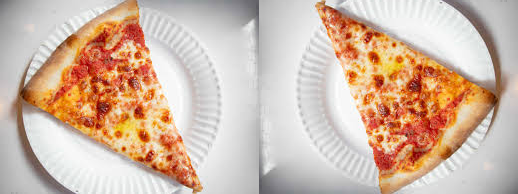
#> input picture M3GP-image-Manip-lvagtben/Horizontal Concatenation.png, 518 x 194 px
$ python render.py 'Horizontal Concatenation.png' 'Horizontal Concatenation.png'
#> lines starting #> are read from the running program, lines starting #| are printed output that depends on the picture

import cv2
import sys
import copy
# Kaleidoscope requires numpy. Uncomment this line and install it if you need to.
import numpy as np

# Store command line arguments in variables
# TODO: change the next line to store the filename
filename = sys.argv[1]
manip = sys.argv[2]

# Open the image file
img = cv2.imread(filename)
#> img is the input picture: shape (194, 518, 3); mean B, G, R 166.6, 184.6, 209.6
# Get the dimensions (in pixels) of the image
dimensions = img.shape
#> dimensions = (194, 518, 3)
# Copy the original image into an image for manipulation
img_manip = cv2.resize(img, (dimensions[1], dimensions[0]))
# TODO: Store white in a list, where each of the three parts is on a scale of [0, 255]
white = [255, 255, 255]
def manipulate ( manip ):
#> called with manip = 'Horizontal Concatenation.png'
    for x in range(dimensions[0]):
        for y in range(dimensions[1]):
            if manip == 'flip':
                img_manip[x, y] = img[dimensions[0]-1-x, y]
            elif manip == 'mirror':
                # TODO: mirror the image and store in img_manip[x, y]
                img_manip[x, y] = img[x, dimensions[1]-1-y]
            elif manip == 'invert':
                # TODO: invert the image and store in img_manip[x, y]
                # Hint: img[x, y] returns the color of the pixel at that coordinate.
                # You can invert by subtracting that color from white.
                img_manip[x, y] = white - img[x, y]
            elif manip == 'flip and mirror':
                img_manip[x, y] = img[dimensions[0]-1-x, dimensions[1]-1-y]


manipulate(manip)

# Displays the original image in the top left corner of the screen.
image = 'Original image'
cv2.namedWindow(image)
cv2.moveWindow(image, 0, 0)
cv2.imshow(image, img)
# TODO: Display the manipulated image alongside the original image.
manipulated_image = "Manipulated image"
cv2.namedWindow(manipulated_image)
cv2.moveWindow(manipulated_image, dimensions[1], 0)
cv2.imshow(manipulated_image, img_manip)


# TODO: Create a kaleidoscope image, display it, and save it to a file.
manipulate('flip')
#> call 2 of manipulate, with manip = 'flip'
#> after the loop in manipulate (call 2), `for x in range(dimensions[0]):`:
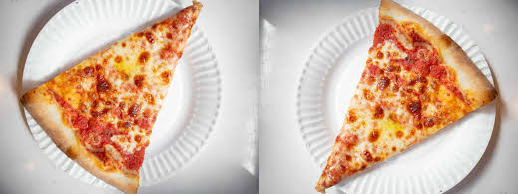
#> img_manip: shape (194, 518, 3); mean B, G, R 166.6, 184.6, 209.6
flipped_img = copy.deepcopy(img_manip)
manipulate('mirror')
kaleidoscope_top = np.concatenate((img, img_manip), axis=1)
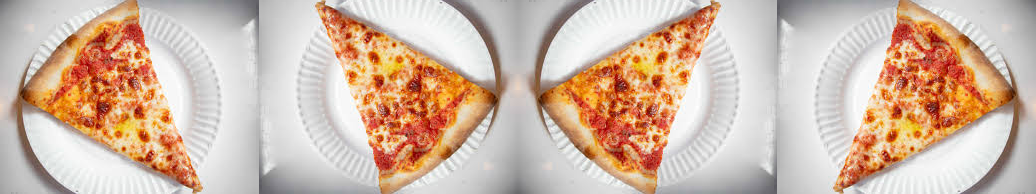
#> kaleidoscope_top: shape (194, 1036, 3); mean B, G, R 166.6, 184.6, 209.6
manipulate('flip and mirror')
kaleidoscope_bot = np.concatenate((flipped_img, img_manip), axis=1)
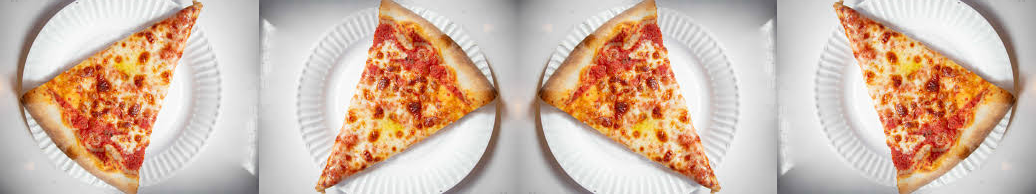
#> kaleidoscope_bot: shape (194, 1036, 3); mean B, G, R 166.6, 184.6, 209.6
kaleidoscope = np.concatenate((kaleidoscope_top, kaleidoscope_bot), axis=0)
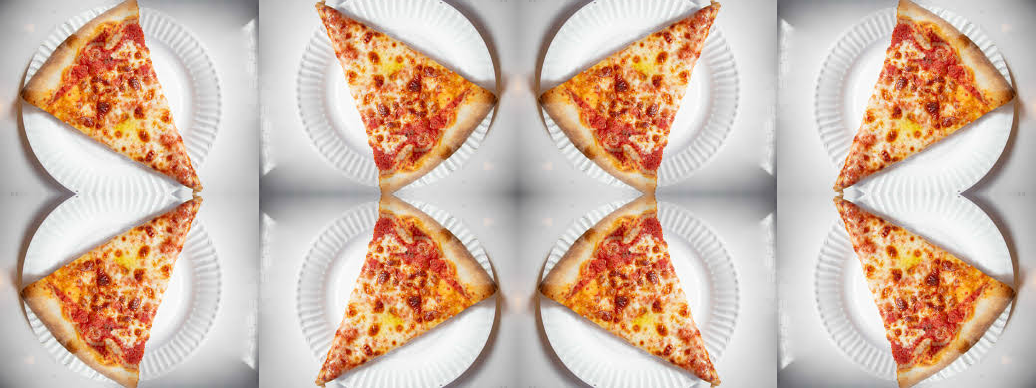
#> kaleidoscope: shape (388, 1036, 3); mean B, G, R 166.6, 184.6, 209.6
cv2.imshow('kaleidoscope', kaleidoscope)
cv2.imwrite('kaleidoscope.png', kaleidoscope)


# This line puts two images side-by-side in one window.
horizontal_concat = np.concatenate((img, img_manip), axis=1)
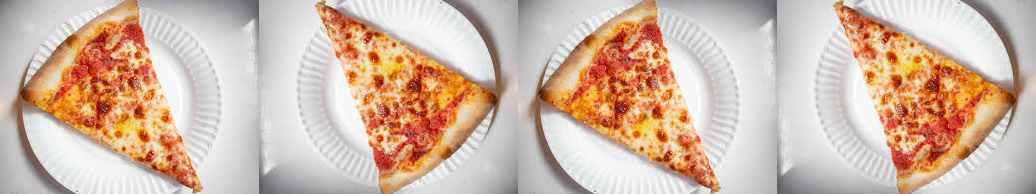
#> horizontal_concat: shape (194, 1036, 3); mean B, G, R 166.6, 184.6, 209.6
# TODO: Save the image using the imwrite method from cv2
cv2.imwrite('Horizontal Concatenation.png', horizontal_concat)
# TODO: Show the image
cv2.imshow('Horizontal Concatenation!', horizontal_concat)


# Infinite loop to keep the windows open until the escape key is pressed.
while True:
    k = cv2.waitKey(1)
#> (key Esc is pressed here)
    if k == 27:
        cv2.destroyAllWindows()
        exit()
#> (the program exits here)

$ run again, with M3GP-image-Manip-lvagtben/autumn.jpg saved as M3GP-image-Manip-lvagtben/Horizontal Concatenation.png
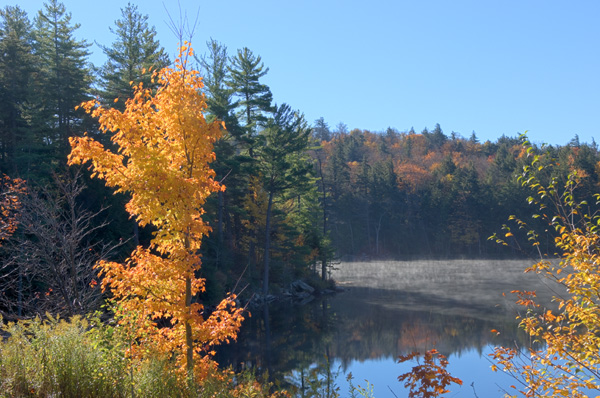
#> input picture M3GP-image-Manip-lvagtben/autumn.jpg, 600 x 398 px
#> img is the input picture: shape (398, 600, 3); mean B, G, R 122.3, 117.7, 107.4
#> after the loop in manipulate (call 4), `for x in range(dimensions[0]):`:
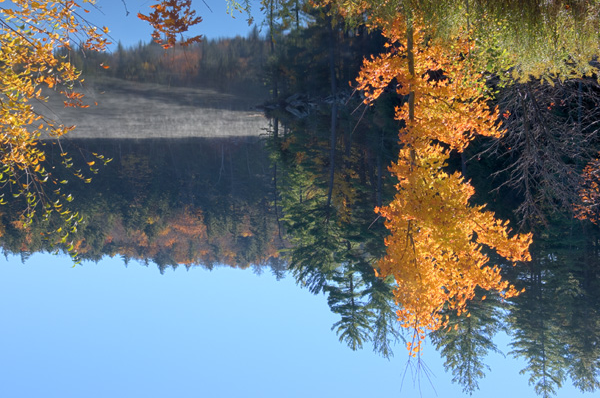
#> img_manip: shape (398, 600, 3); mean B, G, R 122.3, 117.7, 107.4
#> `horizontal_concat = np.concatenate((img, img_manip), axis=1)`:
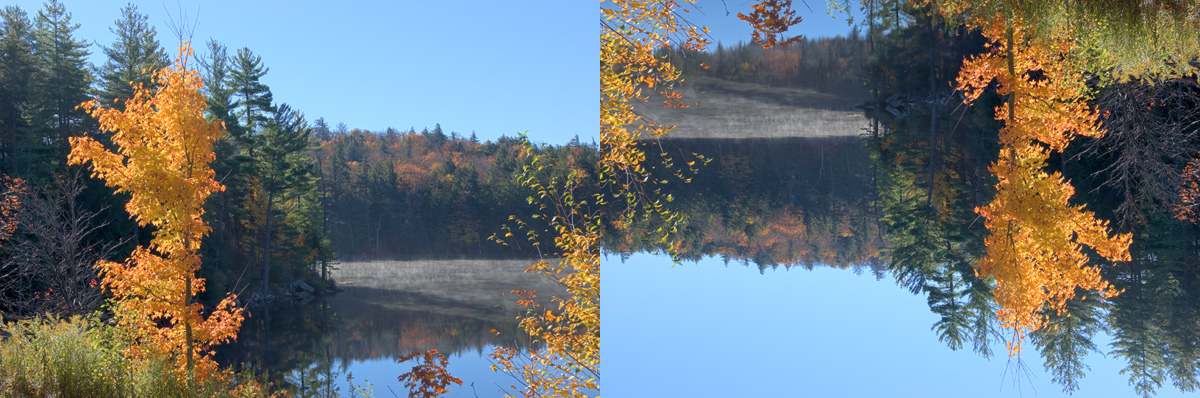
#> horizontal_concat: shape (398, 1200, 3); mean B, G, R 122.3, 117.7, 107.4

$ run again, with M3GP-image-Manip-lvagtben/autumn_kaleidoscope.jpg saved as M3GP-image-Manip-lvagtben/Horizontal Concatenation.png
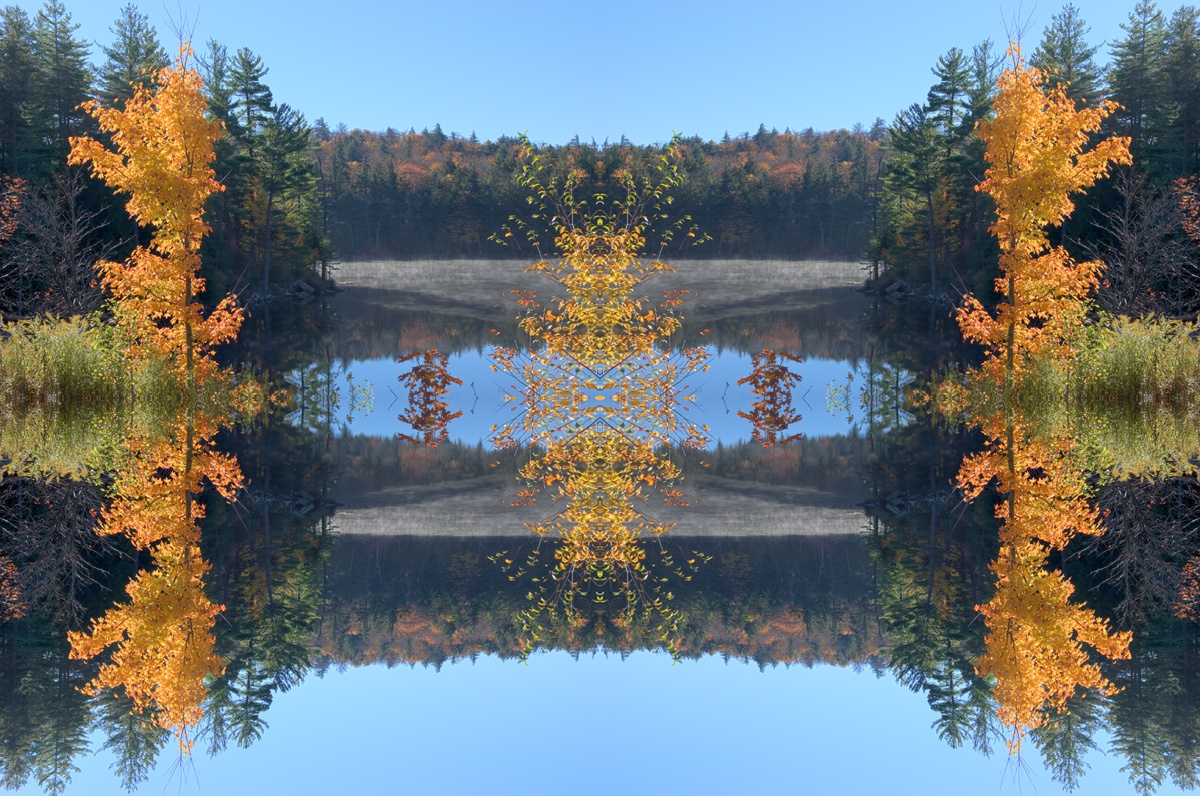
#> input picture M3GP-image-Manip-lvagtben/autumn_kaleidoscope.jpg, 1200 x 796 px
#> img is the input picture: shape (796, 1200, 3); mean B, G, R 122.3, 117.7, 107.3
#> `kaleidoscope_top = np.concatenate((img, img_manip), axis=1)`:
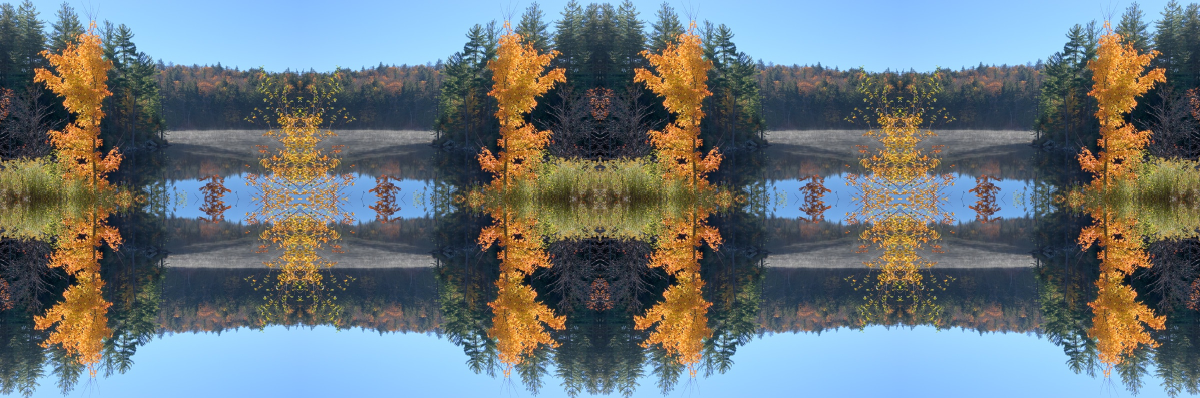
#> kaleidoscope_top: shape (796, 2400, 3) (shown at 1/2 size); mean B, G, R 122.3, 117.7, 107.3
#> `kaleidoscope = np.concatenate((kaleidoscope_top, kaleidoscope_bot), ax..`:
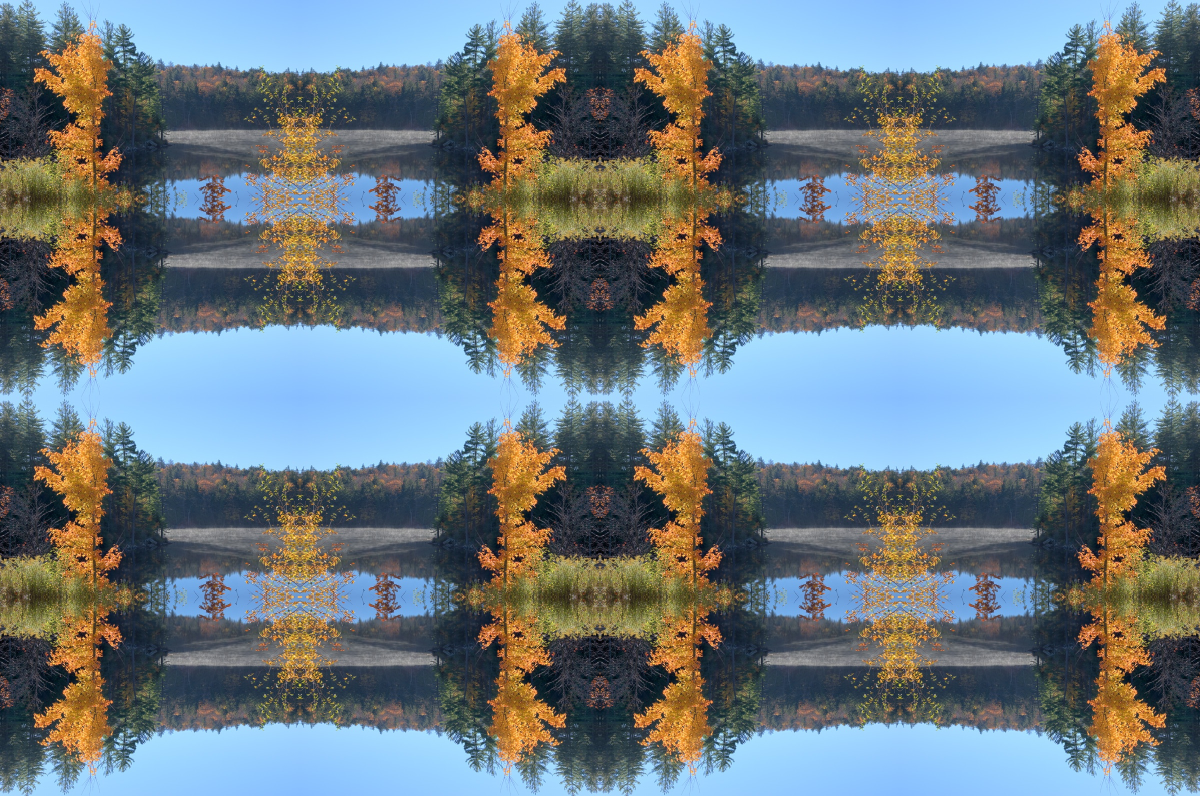
#> kaleidoscope: shape (1592, 2400, 3) (shown at 1/2 size); mean B, G, R 122.3, 117.7, 107.3

$ run again, with M3GP-image-Manip-lvagtben/pizza.jpg saved as M3GP-image-Manip-lvagtben/Horizontal Concatenation.png
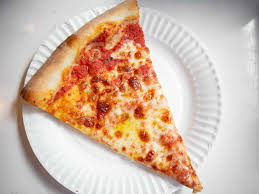
#> input picture M3GP-image-Manip-lvagtben/pizza.jpg, 259 x 194 px
#> img is the input picture: shape (194, 259, 3); mean B, G, R 166.6, 184.6, 209.6
#> after the loop in manipulate (call 4), `for x in range(dimensions[0]):`:
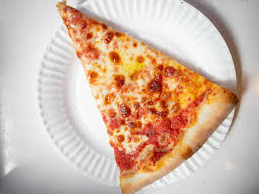
#> img_manip: shape (194, 259, 3); mean B, G, R 166.6, 184.6, 209.6
#> `kaleidoscope = np.concatenate((kaleidoscope_top, kaleidoscope_bot), ax..`:
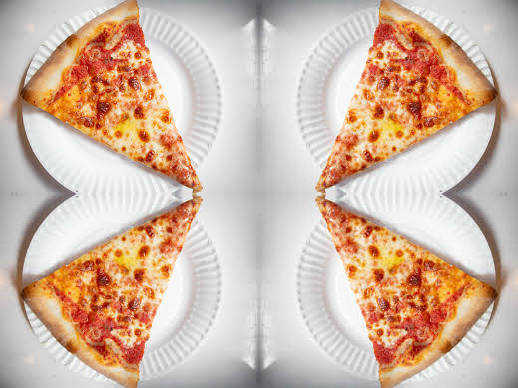
#> kaleidoscope: shape (388, 518, 3); mean B, G, R 166.6, 184.6, 209.6
